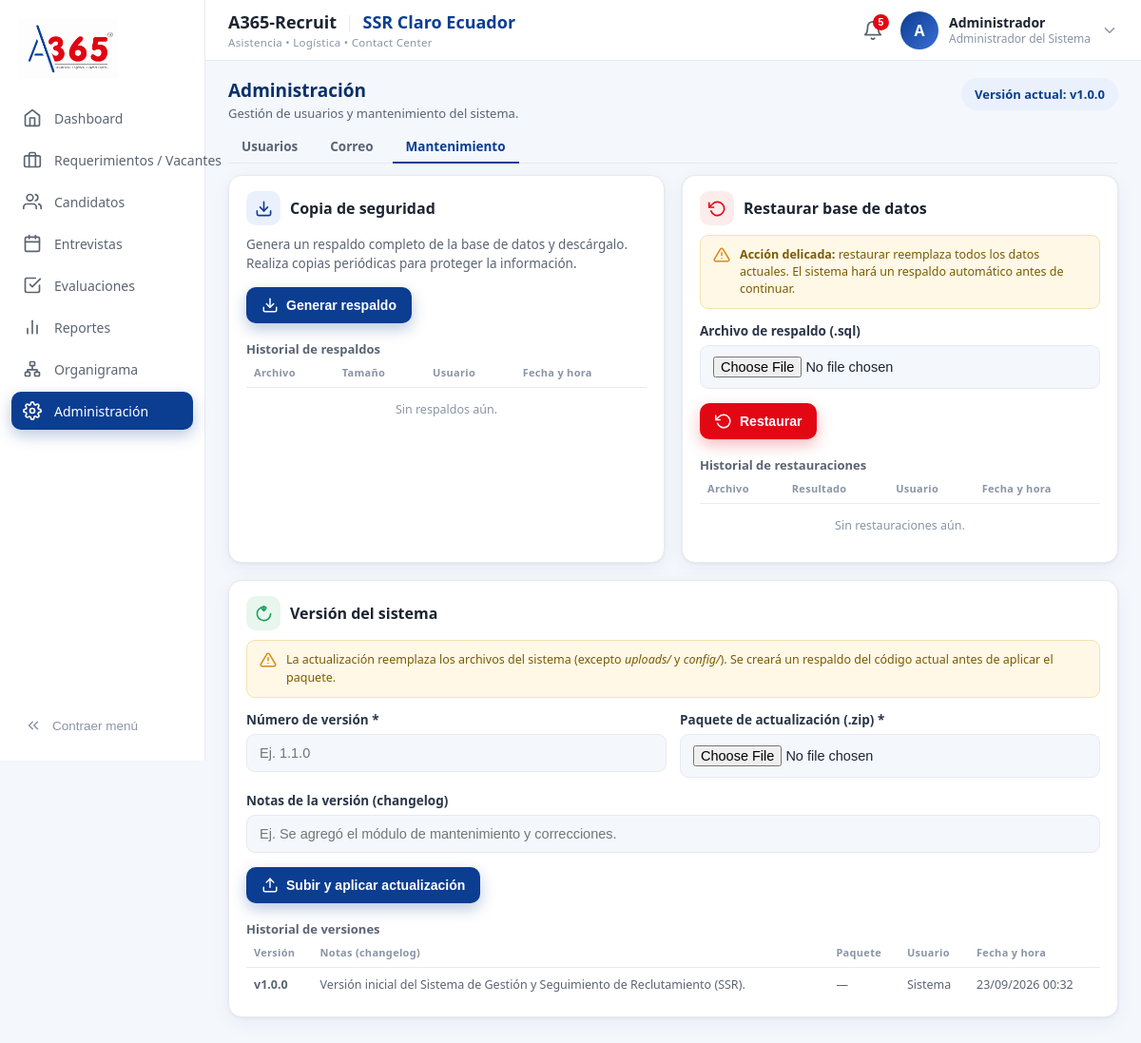
The app's page /mantenimiento.php (signed in), older data.
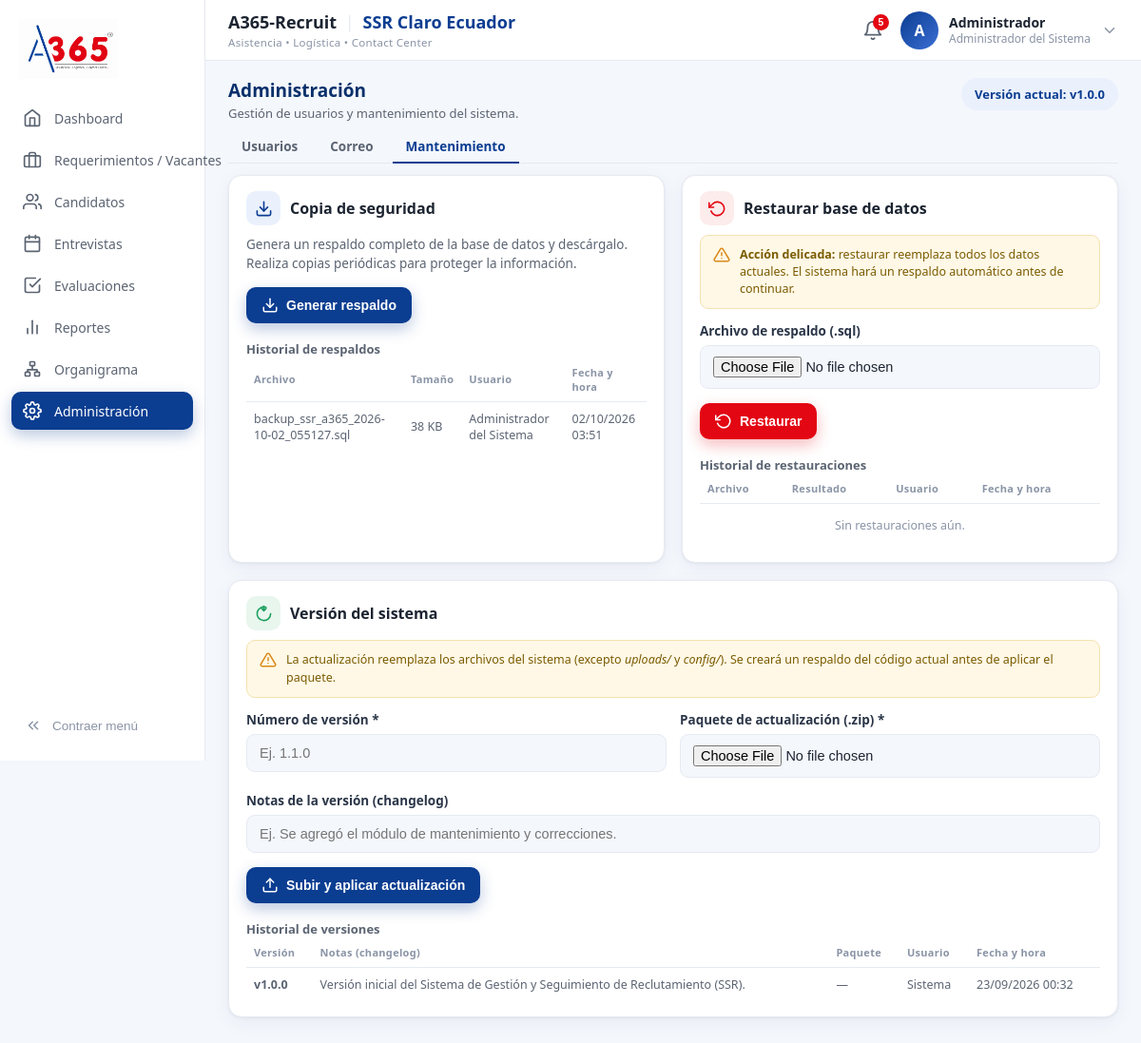
The same page, newer data.
### tables this page shows
CREATE TABLE `versiones_sistema` (
  `id` int(11) NOT NULL AUTO_INCREMENT,
  `version` varchar(20) NOT NULL,
  `descripcion` text DEFAULT NULL,
  `archivo` varchar(200) DEFAULT NULL,
  `usuario_id` int(11) DEFAULT NULL,
  `fecha` timestamp NOT NULL DEFAULT current_timestamp(),
  PRIMARY KEY (`id`),
  KEY `fk_ver_user` (`usuario_id`),
  CONSTRAINT `fk_ver_user` FOREIGN KEY (`usuario_id`) REFERENCES `usuarios` (`id`)
);

CREATE TABLE `historial_backups` (
  `id` int(11) NOT NULL AUTO_INCREMENT,
  `archivo` varchar(200) NOT NULL,
  `tamano_kb` int(11) DEFAULT NULL,
  `usuario_id` int(11) DEFAULT NULL,
  `fecha` timestamp NOT NULL DEFAULT current_timestamp(),
  PRIMARY KEY (`id`),
  KEY `fk_bk_user` (`usuario_id`),
  CONSTRAINT `fk_bk_user` FOREIGN KEY (`usuario_id`) REFERENCES `usuarios` (`id`)
);

CREATE TABLE `usuarios` (
  `id` int(11) NOT NULL AUTO_INCREMENT,
  `rol_id` int(11) NOT NULL,
  `area_id` int(11) DEFAULT NULL,
  `usuario` varchar(50) NOT NULL,
  `nombre` varchar(100) NOT NULL,
  `correo` varchar(120) DEFAULT NULL,
  `clave` varchar(255) NOT NULL,
  `estado` tinyint(1) NOT NULL DEFAULT 1,
  `ultimo_acceso` datetime DEFAULT NULL,
  `creado_en` timestamp NOT NULL DEFAULT current_timestamp(),
  `debe_cambiar_clave` tinyint(1) NOT NULL DEFAULT 0,
  `clave_2fa` varchar(64) DEFAULT NULL,
  `fa2_activo` tinyint(1) NOT NULL DEFAULT 0,
  PRIMARY KEY (`id`),
  UNIQUE KEY `usuario` (`usuario`),
  KEY `fk_usuario_rol` (`rol_id`),
  KEY `fk_usuario_area` (`area_id`),
  CONSTRAINT `fk_usuario_area` FOREIGN KEY (`area_id`) REFERENCES `areas` (`id`),
  CONSTRAINT `fk_usuario_rol` FOREIGN KEY (`rol_id`) REFERENCES `roles` (`id`)
);

### mantenimiento.php (the view, shortened to what this page needs)
<?php
$activo = 'administracion';
$estilosExtra = ['assets/css/candidatos.css', 'assets/css/usuarios.css'];
$pdo = obtenerConexion();
$verActual = $pdo->query("SELECT version, fecha FROM versiones_sistema ORDER BY id DESC LIMIT 1")->fetch();
$versiones = $pdo->query(
    "SELECT v.version, v.descripcion, v.archivo, v.fecha, u.nombre AS usuario
     FROM versiones_sistema v LEFT JOIN usuarios u ON u.id=v.usuario_id
     ORDER BY v.id DESC")->fetchAll();
$backups = $pdo->query(
    "SELECT b.archivo, b.tamano_kb, b.fecha, u.nombre AS usuario
     FROM historial_backups b LEFT JOIN usuarios u ON u.id=b.usuario_id
     ORDER BY b.id DESC LIMIT 10")->fetchAll();
$restauraciones = $pdo->query(
    "SELECT r.archivo, r.resultado, r.fecha, u.nombre AS usuario
     FROM historial_restauraciones r LEFT JOIN usuarios u ON u.id=r.usuario_id
     ORDER BY r.id DESC LIMIT 10")->fetchAll();
function fdt($dt){ return $dt ? date('d/m/Y H:i', strtotime($dt)) : '—'; }
require_once __DIR__ . '/includes/layout_top.php';
?>
<div class="panel-encabezado">
  <div>
    <h2>Administración</h2>
    <p>Gestión de usuarios y mantenimiento del sistema.</p>
  </div>
  <div class="acciones-panel">
    <span class="version-chip">Versión actual: <strong>v<?= htmlspecialchars($verActual['version'] ?? SISTEMA_VERSION_BASE) ?></strong></span>
  </div>
</div>
<div class="subtabs">
  <a href="usuarios.php">Usuarios</a>
  <a href="correo.php">Correo</a>
  <a href="mantenimiento.php" class="on">Mantenimiento</a>
</div>
<div class="mant-grid">
  <section class="tarjeta">
    <h3 class="mant-h"><span class="mant-ic azul"><svg viewBox="0 0 24 24" fill="none" stroke="currentColor" stroke-width="2" stroke-linecap="round" stroke-linejoin="round"><path d="M21 15v4a2 2 0 0 1-2 2H5a2 2 0 0 1-2-2v-4"/><polyline points="7 10 12 15 17 10"/><line x1="12" y1="15" x2="12" y2="3"/></svg></span> Copia de seguridad</h3>
    <p class="mant-desc">Genera un respaldo completo de la base de datos y descárgalo. Realiza copias periódicas para proteger la información.</p>
    <form action="hacer_backup.php" method="POST">
      <button class="btn btn-azul" type="submit">
        <svg viewBox="0 0 24 24" fill="none" stroke="currentColor" stroke-width="2" stroke-linecap="round" stroke-linejoin="round"><path d="M21 15v4a2 2 0 0 1-2 2H5a2 2 0 0 1-2-2v-4"/><polyline points="7 10 12 15 17 10"/><line x1="12" y1="15" x2="12" y2="3"/></svg>
        Generar respaldo
      </button>
    </form>
    <h4 class="mant-sub">Historial de respaldos</h4>
    <table class="tabla-mini">
      <thead><tr><th>Archivo</th><th>Tamaño</th><th>Usuario</th><th>Fecha y hora</th></tr></thead>
      <tbody>
        <?php if(!$backups): ?><tr><td colspan="4" class="vacio">Sin respaldos aún.</td></tr><?php endif; ?>
        <?php foreach($backups as $b): ?>
          <tr><td><?= htmlspecialchars($b['archivo']) ?></td><td><?= $b['tamano_kb']!==null?htmlspecialchars($b['tamano_kb']).' KB':'—' ?></td><td><?= htmlspecialchars($b['usuario'] ?? '—') ?></td><td><?= fdt($b['fecha']) ?></td></tr>
        <?php endforeach; ?>
      </tbody>
    </table>
  </section>
  <section class="tarjeta">
    <h3 class="mant-h"><span class="mant-ic rojo"><svg viewBox="0 0 24 24" fill="none" stroke="currentColor" stroke-width="2" stroke-linecap="round" stroke-linejoin="round"><polyline points="1 4 1 10 7 10"/><path d="M3.51 15a9 9 0 1 0 2.13-9.36L1 10"/></svg></span> Restaurar base de datos</h3>
    <div class="mant-alerta">
      <svg viewBox="0 0 24 24" fill="none" stroke="currentColor" stroke-width="2" stroke-linecap="round" stroke-linejoin="round"><path d="M10.29 3.86L1.82 18a2 2 0 0 0 1.71 3h16.94a2 2 0 0 0 1.71-3L13.71 3.86a2 2 0 0 0-3.42 0z"/><line x1="12" y1="9" x2="12" y2="13"/><line x1="12" y1="17" x2="12.01" y2="17"/></svg>
      <span><strong>Acción delicada:</strong> restaurar reemplaza todos los datos actuales. El sistema hará un respaldo automático antes de continuar.</span>
    </div>
    <form action="restaurar_bd.php" method="POST" enctype="multipart/form-data"
          onsubmit="return confirm('¿Seguro que deseas restaurar la base de datos? Esto reemplazará TODOS los datos actuales. Se creará un respaldo automático antes de continuar.');">
      <div class="mf-campo"><label>Archivo de respaldo (.sql)</label>
        <input type="file" name="respaldo" accept=".sql" required></div>
      <button class="btn btn-rojo" type="submit">
        <svg viewBox="0 0 24 24" fill="none" stroke="currentColor" stroke-width="2" stroke-linecap="round" stroke-linejoin="round"><polyline points="1 4 1 10 7 10"/><path d="M3.51 15a9 9 0 1 0 2.13-9.36L1 10"/></svg>
        Restaurar
      </button>
    </form>
    <h4 class="mant-sub">Historial de restauraciones</h4>
    <table class="tabla-mini">
      <thead><tr><th>Archivo</th><th>Resultado</th><th>Usuario</th><th>Fecha y hora</th></tr></thead>
      <tbody>
        <?php if(!$restauraciones): ?><tr><td colspan="4" class="vacio">Sin restauraciones aún.</td></tr><?php endif; ?>
      </tbody>
    </table>
  </section>
  <section class="tarjeta mant-full">
    <h3 class="mant-h"><span class="mant-ic verde"><svg viewBox="0 0 24 24" fill="none" stroke="currentColor" stroke-width="2" stroke-linecap="round" stroke-linejoin="round"><path d="M12 2v6m0 0l3-3m-3 3L9 5"/><path d="M21 12a9 9 0 1 1-6.219-8.56"/></svg></span> Versión del sistema</h3>
    <div class="mant-alerta">
      <svg viewBox="0 0 24 24" fill="none" stroke="currentColor" stroke-width="2" stroke-linecap="round" stroke-linejoin="round"><path d="M10.29 3.86L1.82 18a2 2 0 0 0 1.71 3h16.94a2 2 0 0 0 1.71-3L13.71 3.86a2 2 0 0 0-3.42 0z"/><line x1="12" y1="9" x2="12" y2="13"/><line x1="12" y1="17" x2="12.01" y2="17"/></svg>
      <span>La actualización reemplaza los archivos del sistema (excepto <em>uploads/</em> y <em>config/</em>). Se creará un respaldo del código actual antes de aplicar el paquete.</span>
    </div>
    <form action="actualizar_version.php" method="POST" enctype="multipart/form-data"
          onsubmit="return confirm('¿Aplicar la actualización? Se reemplazarán los archivos del sistema. Se hará un respaldo del código actual antes de continuar.');">
      <div class="mf-fila">
        <div class="mf-campo"><label>Número de versión *</label>
          <input type="text" name="version" required placeholder="Ej. 1.1.0" pattern="[0-9]+\.[0-9]+\.[0-9]+" title="Formato X.Y.Z"></div>
        <div class="mf-campo"><label>Paquete de actualización (.zip) *</label>
          <input type="file" name="paquete" accept=".zip" required></div>
      </div>
      <div class="mf-campo"><label>Notas de la versión (changelog)</label>
        <input type="text" name="descripcion" maxlength="255" placeholder="Ej. Se agregó el módulo de mantenimiento y correcciones."></div>
      <button class="btn btn-azul" type="submit">
        <svg viewBox="0 0 24 24" fill="none" stroke="currentColor" stroke-width="2" stroke-linecap="round" stroke-linejoin="round"><path d="M21 15v4a2 2 0 0 1-2 2H5a2 2 0 0 1-2-2v-4"/><polyline points="17 8 12 3 7 8"/><line x1="12" y1="3" x2="12" y2="15"/></svg>
        Subir y aplicar actualización
      </button>
    </form>
    <h4 class="mant-sub">Historial de versiones</h4>
    <table class="tabla-mini">
      <thead><tr><th>Versión</th><th>Notas (changelog)</th><th>Paquete</th><th>Usuario</th><th>Fecha y hora</th></tr></thead>
      <tbody>
        <?php foreach($versiones as $v): ?>
          <tr><td><strong>v<?= htmlspecialchars($v['version']) ?></strong></td>
              <td><?= htmlspecialchars($v['descripcion'] ?? '—') ?></td>
              <td><?= htmlspecialchars($v['archivo'] ?? '—') ?></td>
              <td><?= htmlspecialchars($v['usuario'] ?? 'Sistema') ?></td>
              <td><?= fdt($v['fecha']) ?></td></tr>
        <?php endforeach; ?>
      </tbody>
    </table>
  </section>
</div>
<?php require_once __DIR__ . '/includes/layout_bottom.php'; ?>

### includes/layout_top.php (shortened to what this page needs)
<?php
$activo       = $activo ?? 'dashboard';
$estilosExtra = $estilosExtra ?? [];
$nombre       = $_SESSION['usuario_nombre'] ?? 'Usuario';
$rol          = ucfirst($_SESSION['usuario_rol'] ?? '');
?>
<!DOCTYPE html>
<html lang="es">
<head>
  <link rel="stylesheet" href="assets/css/dashboard.css?v=<?= @filemtime(__DIR__ . '/../assets/css/dashboard.css') ?>">
  <?php foreach ($estilosExtra as $css): ?>
  <link rel="stylesheet" href="<?= htmlspecialchars($css) ?>?v=<?= @filemtime(dirname(__DIR__) . '/' . $css) ?>">
  <?php endforeach; ?>
</head>
<body>
<div class="app" id="app">
  <aside class="sidebar">
    <div class="sidebar-logo">
      <img src="assets/img/logo_a365.png" alt="A365">
    </div>
    <nav class="menu">
      <?php foreach ($menu as $m): ?>
        <a href="<?= $m['link'] ?>" class="menu-item <?= $activo === $m['clave'] ? 'activo' : '' ?>">
          <svg viewBox="0 0 24 24" fill="none" stroke="currentColor" stroke-width="2" stroke-linecap="round" stroke-linejoin="round"><?= $m['ico'] ?></svg>
          <span><?= htmlspecialchars($m['texto']) ?></span>
        </a>
      <?php endforeach; ?>
    </nav>
    <button class="btn-contraer" id="btnContraer">
      <svg viewBox="0 0 24 24" fill="none" stroke="currentColor" stroke-width="2" stroke-linecap="round" stroke-linejoin="round"><polyline points="11 17 6 12 11 7"/><polyline points="18 17 13 12 18 7"/></svg>
      <span>Contraer menú</span>
    </button>
  </aside>
  <div class="contenido">
    <header class="topbar">
      <div class="topbar-marca">
        <h1>A365-Recruit <span class="sep">|</span> <em>SSR Claro Ecuador</em></h1>
        <p>Asistencia • Logística • Contact Center</p>
      </div>
      <div class="topbar-acciones">
        <button class="campana" aria-label="Notificaciones">
          <svg viewBox="0 0 24 24" fill="none" stroke="currentColor" stroke-width="2" stroke-linecap="round" stroke-linejoin="round"><path d="M18 8A6 6 0 0 0 6 8c0 7-3 9-3 9h18s-3-2-3-9"/><path d="M13.73 21a2 2 0 0 1-3.46 0"/></svg>
          <span class="badge">5</span>
        </button>
        <div class="perfil">
          <div class="avatar"><?= strtoupper(substr($nombre, 0, 1)) ?></div>
          <div class="perfil-datos">
            <strong><?= htmlspecialchars($rol) ?></strong>
            <span><?= htmlspecialchars($nombre) ?></span>
          </div>
          <div class="perfil-menu" id="perfilMenu">
            <svg viewBox="0 0 24 24" fill="none" stroke="currentColor" stroke-width="2" stroke-linecap="round" stroke-linejoin="round"><polyline points="6 9 12 15 18 9"/></svg>
          </div>
        </div>
      </div>
    </header>
    <main class="principal">

### includes/layout_bottom.php (shortened to what this page needs)
    </main>
  </div>
</div>
</body>
</html>

### assets/css/dashboard.css (style rules this page uses)
:root { --azul:#0b3d91; --azul-osc:#08306b; --azul-claro:#3b6fd4; --rojo:#e30613; --rojo-osc:#c00510; --verde:#1a9e5c; --verde-suave:#e8f6ee; --texto:#1c2431; --texto-2:#5b6472; --texto-3:#8a94a6; --borde:#e6eaf1; --fondo:#f4f7fc; --blanco:#fff; --sombra:0 1px 3px rgba(16,40,80,.06), 0 6px 20px rgba(16,40,80,.05); --radio:14px; }
* { margin:0;padding:0;box-sizing:border-box }
body { font-family:"Segoe UI","Helvetica Neue",Arial,sans-serif;background:var(--fondo);color:var(--texto) }
a { text-decoration:none;color:inherit }
svg { display:block }
.app { display:flex;min-height:100vh }
.contenido { flex:1;min-width:0;display:flex;flex-direction:column }
.principal { padding:18px 24px 30px;flex:1 }
.sidebar { width:216px;flex-shrink:0;background:var(--blanco); border-right:1px solid var(--borde); display:flex;flex-direction:column;padding:16px 12px; position:sticky;top:0;height:100vh; }
.sidebar-logo { padding:4px 8px 16px }
.sidebar-logo img { width:104px }
.menu { display:flex;flex-direction:column;gap:4px;flex:1 }
.menu-item { display:flex;align-items:center;gap:13px; padding:10px 12px;border-radius:10px; color:var(--texto-2);font-size:14px;font-weight:500; transition:background .15s,color .15s;white-space:nowrap; }
.menu-item svg { width:20px;height:20px;flex-shrink:0 }
.menu-item.activo { background:var(--azul);color:#fff;box-shadow:0 6px 16px rgba(11,61,145,.28) }
.btn-contraer { display:flex;align-items:center;gap:11px; background:none;border:none;cursor:pointer; color:var(--texto-3);font-size:13.5px;padding:12px 14px;border-radius:11px; transition:background .15s; }
.btn-contraer svg { width:18px;height:18px }
.topbar { background:var(--blanco);border-bottom:1px solid var(--borde); padding:11px 24px;display:flex;align-items:center;gap:20px; position:sticky;top:0;z-index:20; }
.topbar-marca h1 { font-size:18px;font-weight:700;color:var(--texto);white-space:nowrap }
.topbar-marca h1 .sep { color:var(--borde);font-weight:400;margin:0 4px }
.topbar-marca h1 em { font-style:normal;color:var(--azul) }
.topbar-marca p { font-size:11.5px;color:var(--texto-3);letter-spacing:.3px;margin-top:2px }
.topbar-acciones { display:flex;align-items:center;gap:18px;margin-left:auto }
.campana { position:relative;background:none;border:none;cursor:pointer;color:var(--texto-2) }
.campana svg { width:22px;height:22px }
.campana .badge { position:absolute;top:-6px;right:-6px;background:var(--rojo);color:#fff; font-size:10.5px;font-weight:700;min-width:17px;height:17px;border-radius:9px; display:flex;align-items:center;justify-content:center;padding:0 4px; }
.perfil { display:flex;align-items:center;gap:11px;cursor:pointer }
.avatar { width:40px;height:40px;border-radius:50%;flex-shrink:0; background:linear-gradient(135deg,var(--azul),var(--azul-claro)); color:#fff;display:flex;align-items:center;justify-content:center;font-weight:700;font-size:16px; }
.perfil-datos { display:flex;flex-direction:column;line-height:1.25 }
.perfil-datos strong { font-size:14px;color:var(--texto) }
.perfil-datos span { font-size:12px;color:var(--texto-3) }
.perfil-menu { position:relative;color:var(--texto-3) }
.perfil-menu svg { width:18px;height:18px }
.panel-encabezado { display:flex;justify-content:space-between;align-items:flex-start;gap:16px;margin-bottom:16px;flex-wrap:wrap }
.panel-encabezado h2 { font-size:22px;font-weight:800;color:var(--azul-osc) }
.panel-encabezado p { color:var(--texto-2);font-size:14px;margin-top:5px }
.acciones-panel { display:flex;gap:12px;flex-wrap:wrap }
.btn { display:inline-flex;align-items:center;gap:8px; padding:10px 16px;border:none;border-radius:10px; font-size:14px;font-weight:700;color:#fff;cursor:pointer; transition:transform .05s,filter .15s; }
.btn svg { width:18px;height:18px }
.btn-rojo { background:var(--rojo);box-shadow:0 6px 16px rgba(227,6,19,.28) }
.btn-azul { background:var(--azul);box-shadow:0 6px 16px rgba(11,61,145,.28) }
.tarjeta { background:var(--blanco);border:1px solid var(--borde);border-radius:var(--radio);box-shadow:var(--sombra);padding:16px 18px }

Row changes from the older to the newer data that the page shows:
added historial_backups: archivo "backup_ssr_a365_2026-10-02_055127.sql", tamano_kb "38", usuario.nombre "Administrador del Sistema", fecha "02/10/2026 03:51"
Text that changed along with them:
text no longer shown: "Sin respaldos aún."
